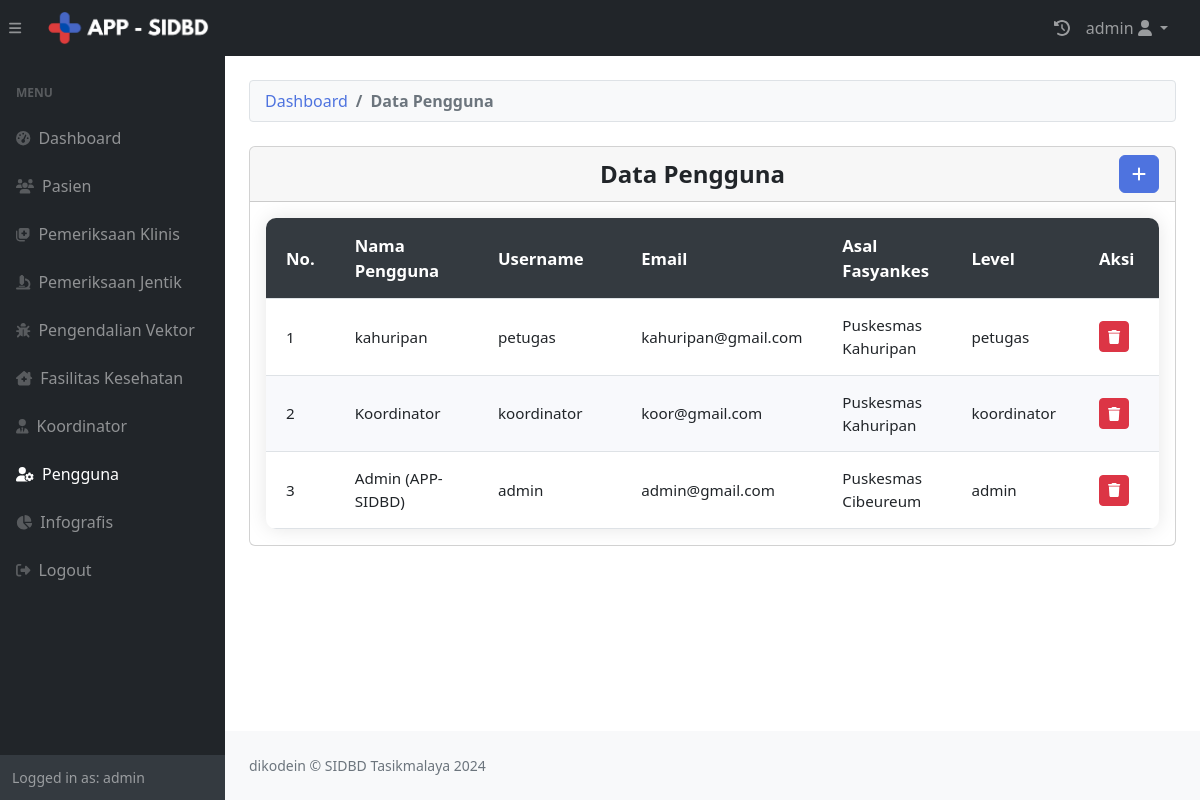
/admin/pengguna.php (signed in), run on the app's committed database.
### tables this page shows
CREATE TABLE `user` (
  `id` int(11) NOT NULL,
  `nama` varchar(244) DEFAULT NULL,
  `username` varchar(255) NOT NULL,
  `password` varchar(255) DEFAULT NULL,
  `contact` varchar(255) NOT NULL,
  `email` varchar(255) NOT NULL,
  `idpuskesmas` int(11) DEFAULT NULL,
  `level` enum('admin','petugas','koordinator') NOT NULL DEFAULT 'petugas',
  `activity` text DEFAULT NULL,
  `created_at` text DEFAULT NULL
);

CREATE TABLE `puskesmas` (
  `idpuskesmas` int(11) NOT NULL,
  `Nama_Puskesmas` varchar(111) NOT NULL,
  `Alamat` varchar(111) NOT NULL,
  `Nomor_Kontak` varchar(111) NOT NULL,
  `created_at` datetime DEFAULT current_timestamp(),
  `longitude` varchar(50) DEFAULT NULL,
  `latitude` varchar(50) DEFAULT NULL,
  `jam_operasional` varchar(100) DEFAULT NULL,
  `kepala_puskesmas` varchar(255) DEFAULT NULL
);

### admin/pengguna.php (the view, shortened to what this page needs)
<?php
require "penggunatambah.php";
require "header.php";
?>
<body class="sb-nav-fixed">
    <?php include 'nav.php'; ?>
    <?php include 'menu.php'; ?>
    <div id="layoutSidenav_content">
        <main>
            <div class="container-fluid px-4">
                <br>
                <ol class="breadcrumb mb-4">
                        <li class="breadcrumb-item" data-bs-toggle="tooltip" title="Dashboard"><a href="dashboard.php">Dashboard</a></li>
                        <li class="breadcrumb-item active">Data Pengguna</li>
                    </ol>
                <div class="card mb-4">
                    <div class="card-header">
                        <div class="header-title">Data Pengguna</div>
                        <button type="button" class="btn btn-primary" data-bs-toggle="modal" data-bs-target="#myModal" data-bs-toggle="tooltip" title="Tambah Data"><i class="fas fa-plus"></i></button>
                    </div>
                    <div class="card-body">
                        <table id="datatablesSimple" data-bs-toggle="tooltip" title="Klik untuk melihat detail data">
                            <thead>
                                <tr>
                                    <th style="width: 5%;">No.</th>
                                    <th style="width: 20%;">Nama Pengguna</th>
                                    <th style="width: 20%;">Username</th>
                                    <th style="width: 15%;">Email</th>
                                    <th style="width: 15%;">Asal Fasyankes</th>
                                    <th style="width: 15%;">Level</th>
                                    <th style="width: 10%;">Aksi</th>
                                </tr>
                            </thead>
                            <tbody>
                                <?php
                                $i = 1;
                                $ambildatauser = mysqli_query($conn, "SELECT u.*, p.Nama_Puskesmas FROM user u JOIN puskesmas p ON p.idpuskesmas = u.idpuskesmas");
                                while ($row = mysqli_fetch_array($ambildatauser)) {
                                    $nama = $row['nama'];
                                    $username = $row['username'];
                                    $email = $row['email'];
                                    $namaPuskesmas = $row['Nama_Puskesmas'];
                                    $level = $row['level'];
                                ?>
                                <tr>
                                    <td><?php echo $i++; ?></td>
                                    <td><?php echo $nama; ?></td>
                                    <td><?php echo $username; ?></td>
                                    <td><?php echo $email; ?></td>
                                    <td><?php echo $namaPuskesmas; ?></td>
                                    <td><?php echo $level; ?></td>
                                    <td>
                                        <div>
                                            <a href="penggunahapus.php?id=<?php echo $row['id'] ?>" class="btn btn-sm btn-danger" onclick="return confirm('Apakah Anda yakin ingin menghapus data ini?');" data-bs-toggle="tooltip" title="Hapus Data"><i class="fas fa-trash"></i></a>
                                        </div>
                                    </td>
                                </tr>
                                <?php
                                }
                                ?>
                            </tbody>
                        </table>
                    </div>
                </div>
            </div>
        </main>
            <?php include 'footer.php'; ?>
        </div>
    </div>
</body>
</html>

### admin/header.php (style rules this page uses)
.breadcrumb { background-color: #f8f9fa; border: 1px solid #dee2e6; border-radius: 0.25rem; padding: 8px 15px; margin-bottom: 15px; }
.breadcrumb-item a { color: #4e73df; text-decoration: none; font-weight: 500; }
.breadcrumb-item.active { color: #6c757d; font-weight: bold; }

### admin/pengguna.php (style rules this page uses)
.card-header { display: flex; align-items: center; justify-content: space-between; font-weight: bold; font-size: 1.5em; }
.card-header .header-title { text-align: center; flex: 1; }
.btn-primary { background-color: #007bff; border-color: #007bff; color: white; transition: background-color 0.3s ease; }
table { width: 100%; border-collapse: collapse; background-color: #ffffff; border-radius: 10px; overflow: hidden; box-shadow: 0 0 20px rgba(0, 0, 0, 0.1); font-family: 'Segoe UI', Tahoma, Geneva, Verdana, sans-serif; font-size: 0.95em; }
table thead { background-color: #343a40; color: #ffffff; text-align: left; font-size: 1.1em; }
table th, table td { padding: 15px 20px; border-bottom: 1px solid #dee2e6; }
table tbody tr { transition: background-color 0.2s ease, transform 0.2s ease; }
table tbody tr:nth-child(even) { background-color: #f8f9fc; }
.card-header .btn-primary { background-color: #4e73df; border-color: #4e73df; }

### data on the page
user: nama "kahuripan", username "petugas", email "kahuripan@gmail.com", idpuskesmas.Nama_Puskesmas "Puskesmas Kahuripan", level "petugas"
user: nama "Koordinator", username "koordinator", email "koor@gmail.com", idpuskesmas.Nama_Puskesmas "Puskesmas Kahuripan", level "koordinator"
user: nama "Admin (APP-SIDBD)", username "admin", email "admin@gmail.com", idpuskesmas.Nama_Puskesmas "Puskesmas Cibeureum", level "admin"

### other printed values
$_SESSION["username"] "admin"
